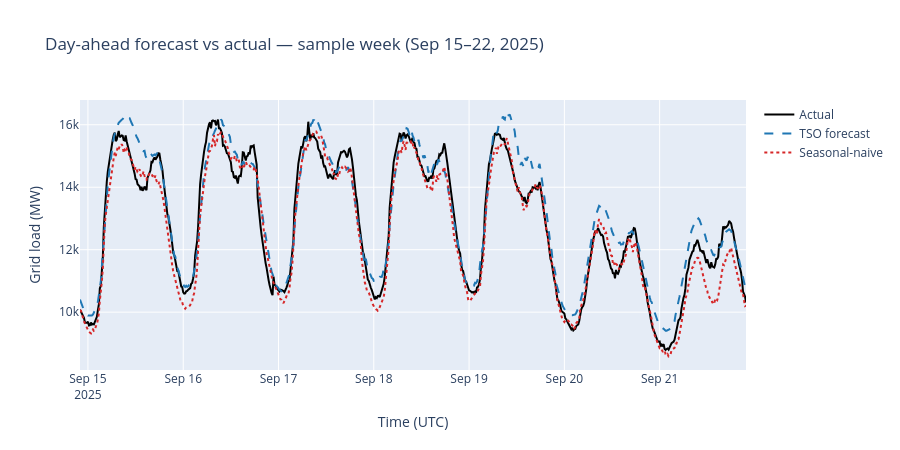

The notebook cell saved with this chart:
### Markdown cell above
## 2. Forecast vs actual — a sample week

### Code cell
SAMPLE_START = pd.Timestamp("2025-09-15", tz="Europe/Berlin").tz_convert("UTC")
SAMPLE_END = SAMPLE_START + pd.Timedelta(days=7)

wk_tso = res_tso.per_step.copy()
wk_tso["target_ts"] = pd.to_datetime(wk_tso["target_ts"], utc=True)
wk_tso = wk_tso[(wk_tso["target_ts"] >= SAMPLE_START) & (wk_tso["target_ts"] < SAMPLE_END)]

wk_naive = res_naive.per_step.copy()
wk_naive["target_ts"] = pd.to_datetime(wk_naive["target_ts"], utc=True)
wk_naive = wk_naive[(wk_naive["target_ts"] >= SAMPLE_START) & (wk_naive["target_ts"] < SAMPLE_END)]

fig = go.Figure()
fig.add_trace(go.Scatter(x=wk_tso["target_ts"], y=wk_tso["y_true"], name="Actual", line=dict(color="black", width=2)))
fig.add_trace(go.Scatter(x=wk_tso["target_ts"], y=wk_tso["y_tso"], name="TSO forecast", line=dict(color="#1f77b4", dash="dash")))
fig.add_trace(go.Scatter(x=wk_naive["target_ts"], y=wk_naive["y_model"], name="Seasonal-naive", line=dict(color="#d62728", dash="dot")))
fig.update_layout(
    title="Day-ahead forecast vs actual — sample week (Sep 15–22, 2025)",
    xaxis_title="Time (UTC)",
    yaxis_title="Grid load (MW)",
    hovermode="x unified",
    height=450,
)
fig

### Figure 1 — Plotly figure (JSON) as saved in the notebook; plotly's stock layout.template omitted (floating-point values rounded to 4 significant figures; data arrays with more than 128 entries replaced by an {"elided": "..."} marker saying what was removed)
{"data": [{"line": {"color": "black", "width": 2}, "name": "Actual", "type": "scatter", "x": {"elided": "672 str values"}, "y": {"elided": "672 float values"}}, {"line": {"color": "#1f77b4", "dash": "dash"}, "name": "TSO forecast", "type": "scatter", "x": {"elided": "672 str values"}, "y": {"elided": "672 float values"}}, {"line": {"color": "#d62728", "dash": "dot"}, "name": "Seasonal-naive", "type": "scatter", "x": {"elided": "672 str values"}, "y": {"elided": "672 float values"}}], "layout": {"height": 450, "hovermode": "x unified", "title": {"text": "Day-ahead forecast vs actual — sample week (Sep 15–22, 2025)"}, "xaxis": {"title": {"text": "Time (UTC)"}}, "yaxis": {"title": {"text": "Grid load (MW)"}}}}
